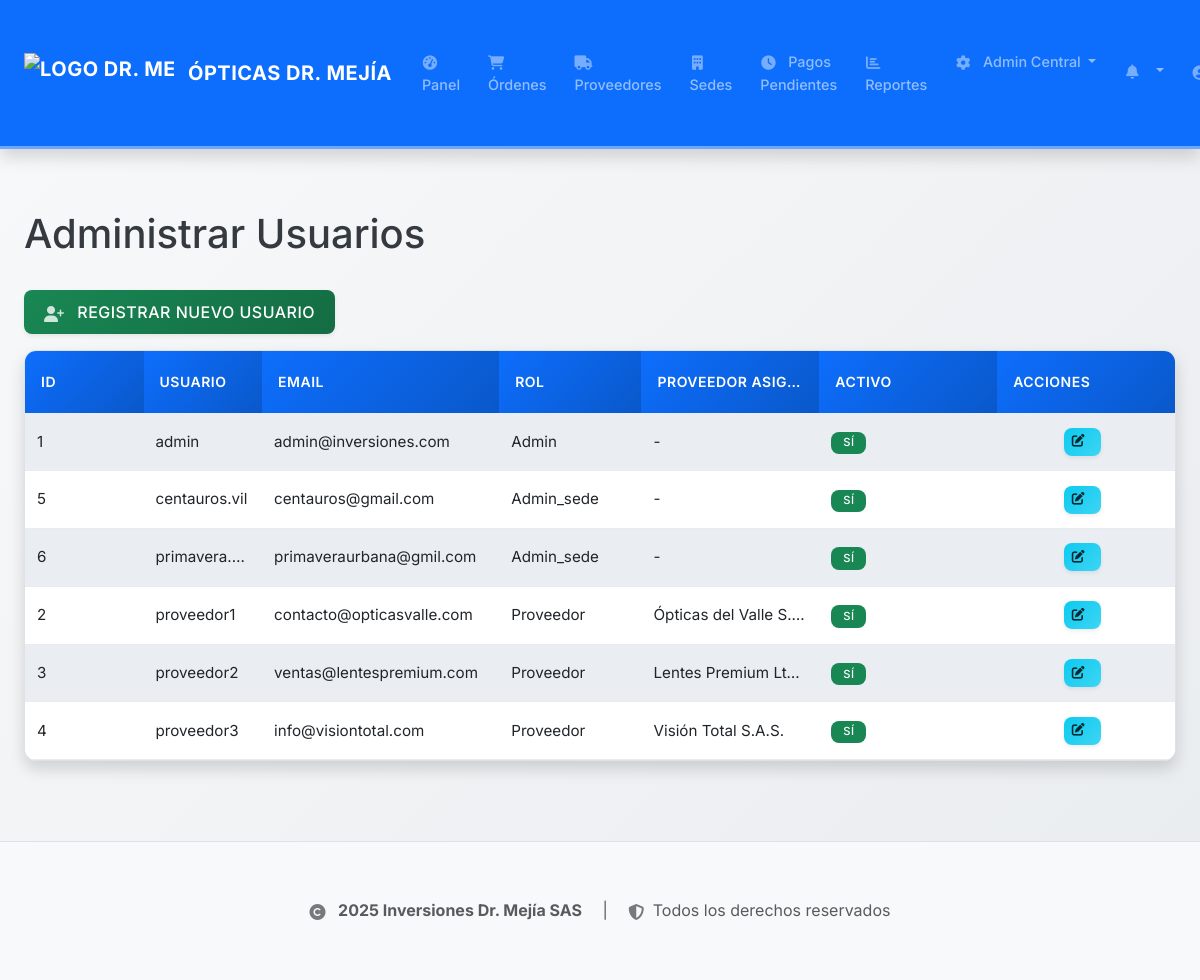
Before: /admin/users (signed in) with the older database file.
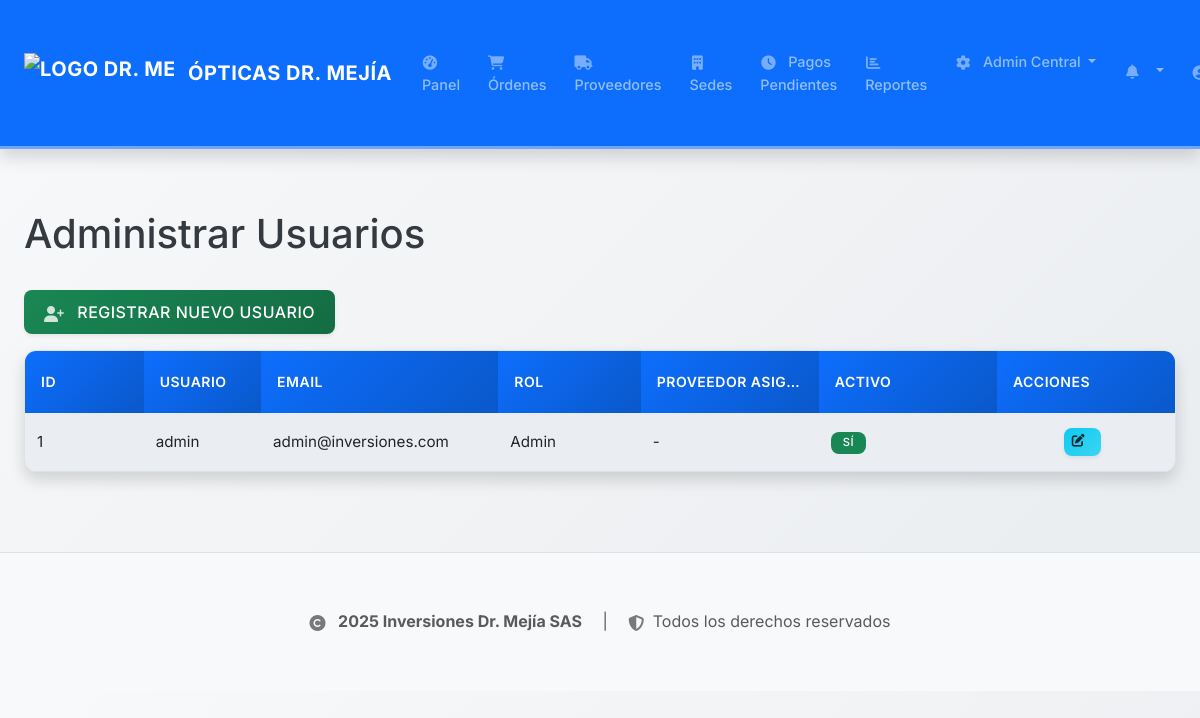
After: the same page with the newer database file.
### backend/app/models.py (models this page shows, shortened)
class User(UserMixin, db.Model):
    id = db.Column(db.Integer, primary_key=True)
    username = db.Column(db.String(64), unique=True, nullable=False)
    email = db.Column(db.String(120), unique=True, nullable=False)
    password_hash = db.Column(db.String(128))
    role = db.Column(db.String(64), nullable=False, default='asistente') # 'admin', 'asistente', 'admin_sede', 'proveedor'
    is_active = db.Column(db.Boolean, default=True) # Para desactivar usuarios
    created_at = db.Column(db.DateTime, default=datetime.utcnow)
    provider_id = db.Column(db.Integer, db.ForeignKey('provider.id'), nullable=True)
    provider = db.relationship('Provider', backref='users', uselist=False) # backref 'users' para el proveedor
    sede_id = db.Column(db.Integer, db.ForeignKey('sede.id'), nullable=True)
    sede_asignada = db.relationship('Sede', backref='administrators', foreign_keys=[sede_id])

class Provider(db.Model):
    id = db.Column(db.Integer, primary_key=True)
    nit = db.Column(db.String(20), nullable=False, unique=True)  # NIT único del proveedor
    razon_social = db.Column(db.String(200), nullable=False)  # Razón social oficial
    name = db.Column(db.String(128), nullable=False)  # Nombre comercial (mantener para compatibilidad)
    contact_person = db.Column(db.String(128))  # Persona de contacto
    phone = db.Column(db.String(20))  # Teléfono
    email = db.Column(db.String(120), unique=True)  # Correo electrónico
    address = db.Column(db.String(500))  # Dirección (expandida)
    registered_at = db.Column(db.DateTime, default=datetime.utcnow)
    orders = db.relationship('WorkOrder', backref='provider', lazy=True)
    payments_received = db.relationship('Payment', backref='provider_paid', lazy=True)

### backend/app/routes.py (the view)
@bp.route('/admin/users')
@login_required
@role_required('admin')
def admin_users():
    users = User.query.order_by(User.username).all()
    return render_template('admin/users_list.html', title='Administrar Usuarios', users=users)

### backend/app/models.py (called while the page is built)
@login_manager.user_loader
def load_user(user_id):
    return User.query.get(int(user_id))

### backend/app/routes.py (called while the page is built)
def role_required(*roles):
    def wrapper(fn):
        @wraps(fn)
        def decorated_view(*args, **kwargs):
            if not current_user.is_authenticated:
                return login_manager.unauthorized()
            if current_user.role not in roles:
                flash('No tienes permiso para acceder a esta página.', 'danger')
                return redirect(url_for('main.index'))
            return fn(*args, **kwargs)
        return decorated_view
    return wrapper

### backend/app/security.py (called while the page is built)
def log_security_event(event_type, description, severity='WARNING', user=None, metadata=None):
    if user is None:
        if hasattr(current_user, 'is_authenticated') and current_user.is_authenticated:
            user = current_user
        else:
            user = None
    AuditLog.log_action(
        action_type=event_type,
        description=description,
        user=user,
        severity=severity,
        category='SECURITY',
        metadata=metadata,
        requires_attention=severity in ['CRITICAL', 'ERROR']
    )

### frontend/templates/admin/users_list.html
{% extends "base.html" %}
{% block content %}
    <h1 class="mb-4">Administrar Usuarios</h1>
    <p>
        <a href="{{ url_for('main.register') }}" class="btn btn-success">
            <i class="fas fa-user-plus"></i> Registrar Nuevo Usuario
        </a>
    </p>
    {% if users %}
        <div class="table-responsive">
            <table class="table table-striped table-hover">
                <thead>
                    <tr>
                        <th>ID</th>
                        <th>Usuario</th>
                        <th>Email</th>
                        <th>Rol</th>
                        <th>Proveedor Asignado</th>
                        <th>Activo</th>
                        <th>Acciones</th>
                    </tr>
                </thead>
                <tbody>
                    {% for user in users %}
                    <tr>
                        <td>{{ user.id }}</td>
                        <td>{{ user.username }}</td>
                        <td>{{ user.email }}</td>
                        <td>{{ user.role.capitalize() }}</td>
                        <td>{{ user.provider.razon_social if user.provider else '-' }}</td>
                        <td>
                            {% if user.is_active %}
                                <span class="badge bg-success">Sí</span>
                            {% else %}
                                <span class="badge bg-danger">No</span>
                            {% endif %}
                        </td>
                        <td>
                            <a href="{{ url_for('main.edit_user', user_id=user.id) }}" class="btn btn-sm btn-info me-2" title="Editar"><i class="fas fa-edit"></i></a>
                        </td>
                    </tr>
                    {% endfor %}
                </tbody>
            </table>
        </div>
    {% else %}
        <p>No hay usuarios registrados.</p>
    {% endif %}
{% endblock %}

Changed rows visible on the page:
removed User: id "5", username "centauros.vil", email "centauros@gmail.com", role "Admin_sede", provider "-", is_active "SÍ"
removed User: id "6", username "primavera.vill", email "primaveraurbana@gmil.com", role "Admin_sede", provider "-", is_active "SÍ"
removed User: id "2", username "proveedor1", email "contacto@opticasvalle.com", role "Proveedor", provider "Ópticas del Valle S.…", is_active "SÍ"
removed User: id "3", username "proveedor2", email "ventas@lentespremium.com", role "Proveedor", provider "Lentes Premium Ltda.", is_active "SÍ"
removed User: id "4", username "proveedor3", email "info@visiontotal.com", role "Proveedor", provider "Visión Total S.A.S.", is_active "SÍ"
